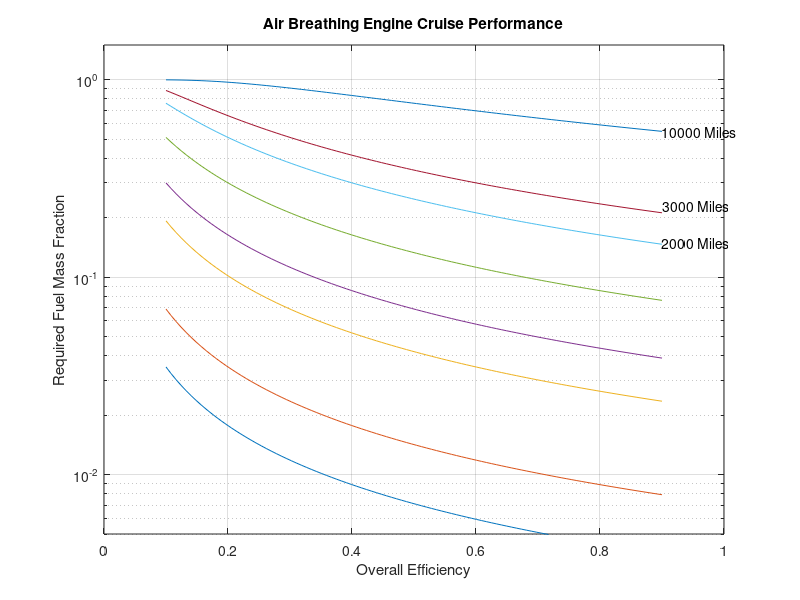

Reproduce this figure in MATLAB.
% Zane Grothe
% AERO 7510
% HW 1
% 9/7/21

% Problem #1

clear all
close all
clc

% Part 1

% Givens----------

hPR=19000; %Btu/lbm
drag=5.0; 
g=32.174; %ft/s^2
J=778; %ft_lbf/Btu

R=[50,100,300,500,1000,2000,3000,10000]; %miles
Eta=linspace(.1,.9); %efficiency

% Equations & Plots----------

PI=1-1./exp(g*R(1,1)*5280./(hPR*drag*Eta*J*g));
semilogy(Eta,PI)
hold on
PI=1-1./exp(g*R(1,2)*5280./(hPR*drag*Eta*J*g));
semilogy(Eta,PI)
PI=1-1./exp(g*R(1,3)*5280./(hPR*drag*Eta*J*g));
semilogy(Eta,PI)
PI=1-1./exp(g*R(1,4)*5280./(hPR*drag*Eta*J*g));
semilogy(Eta,PI)
PI=1-1./exp(g*R(1,5)*5280./(hPR*drag*Eta*J*g));
semilogy(Eta,PI)
PI=1-1./exp(g*R(1,6)*5280./(hPR*drag*Eta*J*g));
semilogy(Eta,PI)
PI=1-1./exp(g*R(1,7)*5280./(hPR*drag*Eta*J*g));
semilogy(Eta,PI)
PI=1-1./exp(g*R(1,8)*5280./(hPR*drag*Eta*J*g));
semilogy(Eta,PI)
hold off
xlim([0,1])
ylim([0.005,1.5])
grid on
xlabel('Overall Efficiency')
ylabel('Required Fuel Mass Fraction')
title('Air Breathing Engine Cruise Performance')
text(.9,.15,'2000 Miles')
text(.9,.23,'3000 Miles')
text(.9,.55,'10000 Miles')

% Part 2

% Calculations----------

disp('Efficiency for fuel mass fraction of .8 at a range of 2000 miles')
Eta=g*R(1,6)*5280./(hPR*drag*log(1/(1-.8))*J*g)
disp('Efficiency for fuel mass fraction of .8 at a range of 3000 miles')
Eta=g*R(1,7)*5280./(hPR*drag*log(1/(1-.8))*J*g)
disp('Efficiency for fuel mass fraction of .8 at a range of 10000 miles')
Eta=g*R(1,8)*5280./(hPR*drag*log(1/(1-.8))*J*g)


